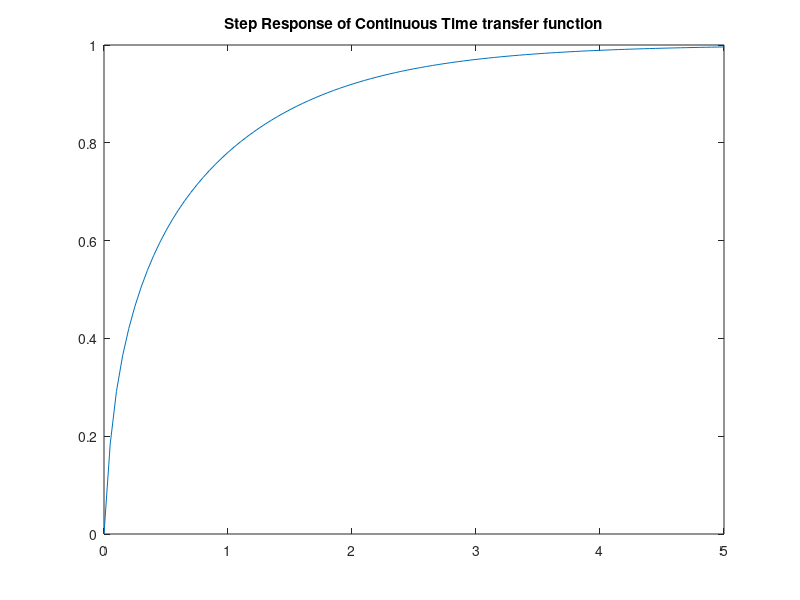
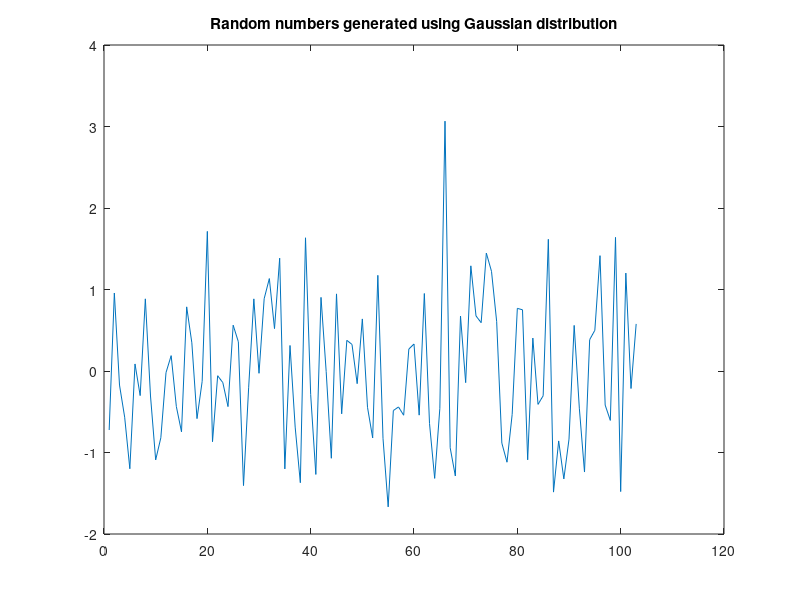

These figures' MATLAB source, in order: (Note: this script raises an error after producing the figures.)
clc;
clear;
close all;

G = tf([5 60 100],[1 26 125 100]); % Create continuous time TF as given in question
T50 = [0:0.05:5.00]; % Creating sampling times
T100 = [0:0.1:5.00];
T200 = [0:0.2:5.00];

Yplot = step(G, T50); % First plot, step response
figure(1)
plot(T50, Yplot);
title('Step Response of Continuous Time transfer function')

sys50 = c2d(G, 0.05, 'zoh') % Discretizing the transfer function for 3 different sampling times
Y50 = step(sys50, T50);
sys100 = c2d(G, 0.1, 'zoh')
Y100 = step(sys100, T100);
sys200 = c2d(G, 0.2, 'zoh')
Y200 = step(sys200, T200);

U50 = ones(100, 1); % Creating input variables
U100 = ones(50, 1);
U200 = ones(25, 1);
U50 = [0; 0; U50]; % Add zeros to make the solution full rank
U100 = [0; 0; U100];
U200 = [0; 0; U200];
Y50 = [0; 0; Y50]; % Add zeros to make the solution full rank
Y100 = [0; 0; Y100];
Y200 = [0; 0; Y200];

%%%%%%%%%%%%%%% 0.05 %%%%%%%%%%%%%%%
%pseudoinverse
Y = Y50(4:103);
M50 = [];
for k = 1:100
    m = [-1*Y50(k+2) -1*Y50(k+1) -1* Y50(k) U50(k+2) U50(k+1) U50(k)];
    M50 = [M50; m];
end
display('Estimated using pseudoinverse for T = 0.05')
Phat = inv(M50'*M50)*M50'*Y

%RLS
phatrls = [0 0 0 0 0 0]';
Prls = 10000000 * eye(6);
for k = 1:100
    mrls = [-1*Y50(k+2) -1*Y50(k+1) -1* Y50(k) U50(k+2) U50(k+1) U50(k)]';
    E = Y50(k+3) - mrls' * phatrls;
    q = Prls * mrls /(1 + mrls' * Prls * mrls);
    phatrls = phatrls + q * E;
    Prls = Prls - q * mrls'  * Prls;
end
display('Estimated using RLS for T = 0.05')
phatrls

%%%%%%%%%%%%%%% 0.1 %%%%%%%%%%%%%%%
%pseudoinverse
Y = Y100(4:53);
M100 = [];
for k = 1:50
    m = [-1*Y100(k+2) -1*Y100(k+1) -1* Y100(k) U100(k+2) U100(k+1) U100(k)];
    M100 = [M100; m];
end
display('Estimated using pseudoinverse for T = 0.1')
Phat = inv(M100'*M100)*M100'*Y

%RLS
phatrls = [0 0 0 0 0 0]';
Prls = 10000000 * eye(6);
for k = 1:50
    mrls = [-1*Y100(k+2) -1*Y100(k+1) -1* Y100(k) U100(k+2) U100(k+1) U100(k)]';
    E = Y100(k+3) - mrls' * phatrls;
    q = Prls * mrls /(1 + mrls' * Prls * mrls);
    phatrls = phatrls + q * E;
    Prls = Prls - q * mrls'  * Prls;
end
display('Estimated using RLS for T = 0.1')
phatrls

%%%%%%%%%%%%%%% 0.2 %%%%%%%%%%%%%%%
%pseudoinverse
Y = Y200(4:28);
M200 = [];
for k = 1:25
    m = [-1*Y200(k+2) -1*Y200(k+1) -1* Y200(k) U200(k+2) U200(k+1) U200(k)];
    M200 = [M200; m];
end
display('Estimated using pseudoinverse for T = 0.2')
Phat = inv(M200'*M200)*M200'*Y

%RLS
phatrls = [0 0 0 0 0 0]';
Prls = 10000000 * eye(6);
for k = 1:25
    mrls = [-1*Y200(k+2) -1*Y200(k+1) -1* Y200(k) U200(k+2) U200(k+1) U200(k)]';
    E = Y200(k+3) - mrls' * phatrls;
    q = Prls * mrls /(1 + mrls' * Prls * mrls);
    phatrls = phatrls + q * E;
    Prls = Prls - q * mrls'  * Prls;
end
display('Estimated using RLS for T = 0.2')
phatrls

%%%%%%%%%%%%%%%%%%%%%%%%%%%%%%%%%%%%%%%%%%%%%%%%
%%%%%%%%%%%%%%% Gaussian Numbers %%%%%%%%%%%%%%%
%%%%%%%%%%%%%%%%%%%%%%%%%%%%%%%%%%%%%%%%%%%%%%%%

R = normrnd(0,1,1,103);
figure(2)
plot(R)
title('Random numbers generated using Gaussian distribution')

%%%%%%%%%%%%%%%%%%%%%%%%%%%%%%%%%%%%%%%%%%%%%%%
%%%%%%%%%%%%%%% Bias Estimation %%%%%%%%%%%%%%%
%%%%%%%%%%%%%%%%%%%%%%%%%%%%%%%%%%%%%%%%%%%%%%%

kmat = [0.01 0.05 0.1 0.2 0.5]; 
for gain = 1:5
    Ynoisy = Y50 + kmat(gain) * R';
    phatrls = [0 0 0 0 0 0]';
    Prls = 10000000 * eye(6);
    for k = 1:100
        mrls = [-1*Ynoisy(k+2) -1*Ynoisy(k+1) -1* Ynoisy(k) U50(k+2) U50(k+1) U50(k)]';
        E = Ynoisy(k+3) - mrls' * phatrls;
        q = Prls * mrls /(1 + mrls' * Prls * mrls);
        phatrls = phatrls + q * E;
        Prls = Prls - q * mrls'  * Prls;
    end
    display('Estimated using RLS, with noise of factor')
    display(kmat(gain))
    display('for T = 0.05')
    phatrls
end

%%%%%%%%%%%%%%%%%%%%%%%%%%%%%%%%%%%%
%%%%%%%%%%%%%%% PRBS %%%%%%%%%%%%%%%
%%%%%%%%%%%%%%%%%%%%%%%%%%%%%%%%%%%%

seq50 = ltePRBS(1582,101); % Creating pseudorandom binary sequence
seq100 = ltePRBS(131, 51);
seq200 = ltePRBS(529, 26);

Y50prbs = lsim(sys50, seq50, T50);
Y100prbs = lsim(sys100, seq100, T100);
Y200prbs = lsim(sys200, seq200, T200);

%%%%%%%%%%%%%%% 0.05 %%%%%%%%%%%%%%%
%pseudoinverse
Y = Y50prbs(4:100);
M50 = [];
for k = 1:97
    m = [-1*Y50prbs(k+2) -1*Y50prbs(k+1) -1* Y50prbs(k) seq50(k+2) seq50(k+1) seq50(k)];
    M50 = [M50; m];
end
display('Estimated using pseudoinverse for T = 0.1 for PRBS')
Phat = inv(M50'*M50)*M50'*Y

%RLS
phatrls = [0 0 0 0 0 0]';
Prls = 10000000 * eye(6);
for k = 1:97
    mrls = [-1*Y50prbs(k+2) -1*Y50prbs(k+1) -1* Y50prbs(k) seq50(k+2) seq50(k+1) seq50(k)]';
    E = Y50prbs(k+3) - mrls' * phatrls;
    q = Prls * mrls /(1 + mrls' * Prls * mrls);
    phatrls = phatrls + q * E;
    Prls = Prls - q * mrls'  * Prls;
end
display('Estimated using RLS for T = 0.05 for PRBS')
phatrls

%%%%%%%%%%%%%%% 0.1 %%%%%%%%%%%%%%%
%pseudoinverse
Y = Y100prbs(4:50);
M100 = [];
for k = 1:47
    m = [-1*Y100prbs(k+2) -1*Y100prbs(k+1) -1* Y100prbs(k) seq100(k+2) seq100(k+1) seq100(k)];
    M100 = [M100; m];
end
display('Estimated using pseudoinverse for T = 0.1 for PRBS')
Phat = inv(M100'*M100)*M100'*Y

%RLS
phatrls = [0 0 0 0 0 0]';
Prls = 10000000 * eye(6);
for k = 1:47
    mrls = [-1*Y100prbs(k+2) -1*Y100prbs(k+1) -1* Y100prbs(k) seq100(k+2) seq100(k+1) seq100(k)]';
    E = Y100prbs(k+3) - mrls' * phatrls;
    q = Prls * mrls /(1 + mrls' * Prls * mrls);
    phatrls = phatrls + q * E;
    Prls = Prls - q * mrls'  * Prls;
end
display('Estimated using RLS for T = 0.1 for PRBS')
phatrls

%%%%%%%%%%%%%%% 0.2 %%%%%%%%%%%%%%%
%pseudoinverse
Y = Y200prbs(4:25);
M200 = [];
for k = 1:22
    m = [-1*Y200prbs(k+2) -1*Y200prbs(k+1) -1* Y200prbs(k) seq200(k+2) seq200(k+1) seq200(k)];
    M200 = [M200; m];
end
display('Estimated using pseudoinverse for T = 0.2 for PRBS')
Phat = inv(M200'*M200)*M200'*Y

%RLS
phatrls = [0 0 0 0 0 0]';
Prls = 10000000 * eye(6);
for k = 1:22
    mrls = [-1*Y200prbs(k+2) -1*Y200prbs(k+1) -1* Y200prbs(k) seq200(k+2) seq200(k+1) seq200(k)]';
    E = Y200prbs(k+3) - mrls' * phatrls;
    q = Prls * mrls /(1 + mrls' * Prls * mrls);
    phatrls = phatrls + q * E;
    Prls = Prls - q * mrls'  * Prls;
end
display('Estimated using RLS for T = 0.2 for PRBS')
phatrls

%%%%%%%%%%%%%%%%%%%%%%%%%%%%%%%%%%%%%%%%%%%%%%%%%%%%%%
%%%%%%%%%%%%%%% Determinant ratio test %%%%%%%%%%%%%%%
%%%%%%%%%%%%%%%%%%%%%%%%%%%%%%%%%%%%%%%%%%%%%%%%%%%%%%

for order = [1 2 3 4 5]
   Morder = [];
   for k = order+1:103
       m = [];
       for l = 1:order
           m = [m; -Y50(k-l)];
       end
       for l = 1:order
           m = [m; U50(k-l)];
       end
       Morder  = [Morder; m'];
   end
   disp('Determinant Value for order')
   disp(order) 
   disp('is')
   disp(det(Morder' * Morder));
end

%%%%%%%%%%%%%%%%%%%%%%%%%%%%%%%%%%%%%%%%%%%%%%%%%%%%%%%%
%%%%%%%%%%%%%%% Simulation using order 2 %%%%%%%%%%%%%%%
%%%%%%%%%%%%%%%%%%%%%%%%%%%%%%%%%%%%%%%%%%%%%%%%%%%%%%%%

%pseudoinverse
Y = Y50(3:102);
M50 = [];
for k = 1:100
    m = [-1*Y50(k+1) -1* Y50(k) U50(k+1) U50(k)];
    M50 = [M50; m];
end
display('Estimated using pseudoinverse for T = 0.05, order is 2')
Phat = inv(M50'*M50)*M50'*Y

%RLS
phatrls = [0 0 0 0]';
Prls = 10000000 * eye(4);
for k = 1:101
    mrls = [-1*Y50(k+1) -1* Y50(k) U50(k+1) U50(k)]';
    E = Y50(k+2) - mrls' * phatrls;
    q = Prls * mrls /(1 + mrls' * Prls * mrls);
    phatrls = phatrls + q * E;
    Prls = Prls - q * mrls'  * Prls;
end
display('Estimated using RLS for T = 0.05, order is 2')
phatrls
tforder2 = tf([phatrls(3) phatrls(4)],[1 phatrls(1) phatrls(2)], 0.05, 'Variable','z')
Y50order2 = lsim(tforder2, U50(2:102), T50);
figure(3)
plot(T50, Y50order2);
hold on 
plot(T50, Y50(2:102));
hold off
title('Step response of real signal & order 2 estimated signal')

%%%%%%%%%%%%%%%%%%%%%%%%%%%%%%%%%%%%%%%%%%%%%%%%%%%%%%%%
%%%%%%%%%%%%%%% Simulation using order 1 %%%%%%%%%%%%%%%
%%%%%%%%%%%%%%%%%%%%%%%%%%%%%%%%%%%%%%%%%%%%%%%%%%%%%%%%

%pseudoinverse
Y = Y50(2:101);
M50 = [];
for k = 1:100
    m = [-1* Y50(k) U50(k)];
    M50 = [M50; m];
end
display('Estimated using pseudoinverse for T = 0.05, order is 2')
Phat = inv(M50'*M50)*M50'*Y

%RLS
phatrls = [0 0]';
Prls = 10000000 * eye(2);
for k = 1:101
    mrls = [-1* Y50(k) U50(k)]';
    E = Y50(k+1) - mrls' * phatrls;
    q = Prls * mrls /(1 + mrls' * Prls * mrls);
    phatrls = phatrls + q * E;
    Prls = Prls - q * mrls'  * Prls;
end
display('Estimated using RLS for T = 0.05, order is 2')
phatrls
tforder1 = tf([phatrls(2)],[1 phatrls(1)], 0.05, 'Variable','z')
Y50order1 = lsim(tforder1, U50(2:102), T50);
figure(4)
plot(T50, Y50order1);
hold on 
plot(T50, Y50(2:102));
hold off
title('Step response of real signal & order 1 estimated signal')



